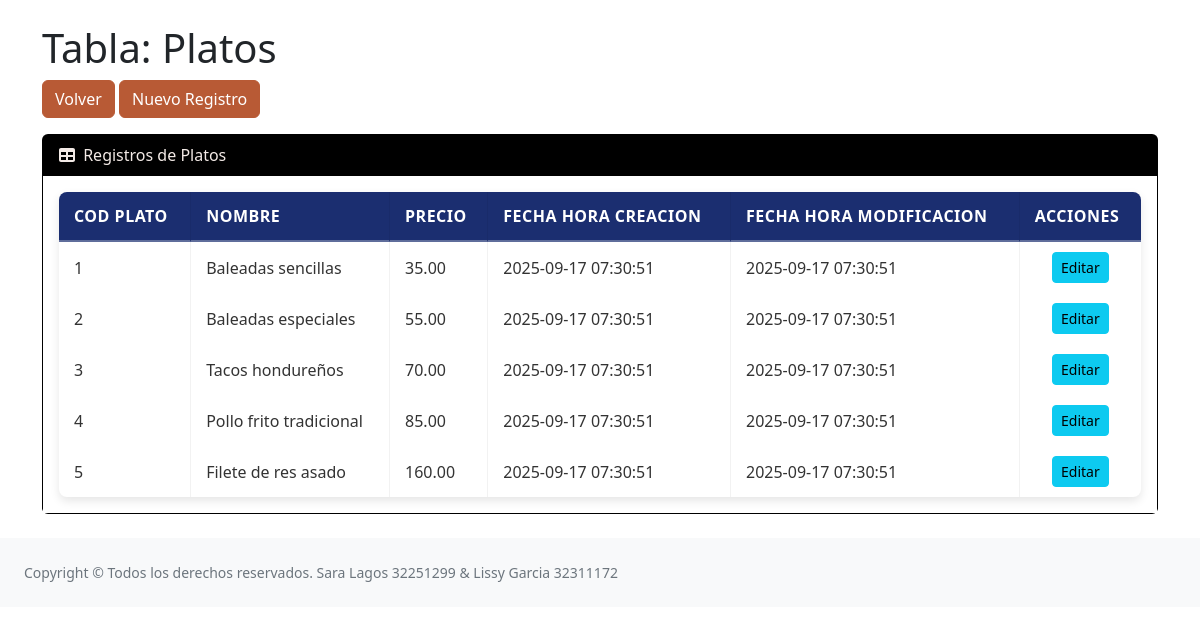
Before: /admin.php?tabla=platos with the older database file.
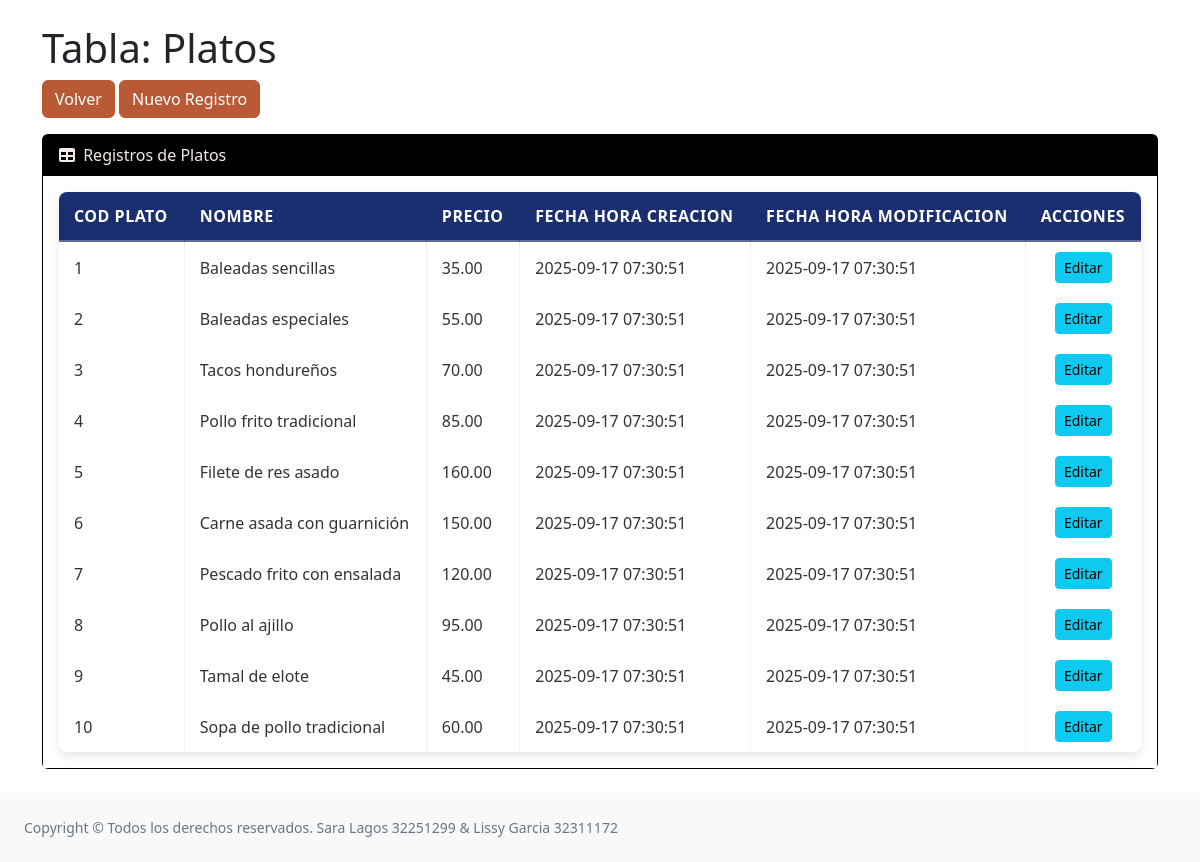
After: the same page with the newer database file.
### tables this page shows
CREATE TABLE platos (
    cod_plato INT PRIMARY KEY AUTO_INCREMENT,
    nombre VARCHAR(60) NOT NULL,
    precio DECIMAL(10,2) NOT NULL,
    fecha_hora_creacion DATETIME DEFAULT CURRENT_TIMESTAMP,
    fecha_hora_modificacion DATETIME DEFAULT CURRENT_TIMESTAMP ON UPDATE CURRENT_TIMESTAMP
);

### admin.php (the view, shortened to what this page needs)
<?php
$tabla = $_GET['tabla'] ?? '';
require './config/database.php';
$sql = "SELECT * FROM `$tabla`";
$resultado = mysqli_query($db, $sql);
?>
<!DOCTYPE html>
<html lang="en">
    <head>
        <link href="https://cdn.jsdelivr.net/npm/simple-datatables@7.1.2/dist/style.min.css" rel="stylesheet" />
        <link href="css/styles-admin.css" rel="stylesheet" />
    </head>
    <body class="sb-nav-fixed">
        <div class="container mt-4">
    <h1>Tabla: <?php echo ucwords(str_replace("_", " ", $tabla)); ?></h1>
    <a href="index.php" class="btn btn-primary mb-3">Volver</a>
    <a href="#addProductModal" class="btn btn-success mb-3" data-toggle="modal">Nuevo Registro</a>
    <div class="card mb-4">
        <div class="card-header">
            <i class="fas fa-table me-1"></i>
            Registros de <?php echo ucwords(str_replace("_", " ", $tabla)); ?>
        </div>
        <div class="card-body">
            <table id="datatablesSimple">
<thead>
    <tr>
        <?php
$primerFila = mysqli_fetch_assoc($resultado);
$columnas = [];
$clavePrimaria = '';
if ($primerFila) {
    $keys = array_keys($primerFila);
    $clavePrimaria = $keys[0];
    foreach ($keys as $col) {
        if ($col !== $clavePrimaria) {
            $columnas[] = $col;
        }
    }
}
echo "<thead><tr>";
echo "<th>" . ucfirst(str_replace("_", " ", $clavePrimaria)) . "</th>";
foreach ($columnas as $col) {
    echo "<th>" . ucfirst(str_replace("_", " ", $col)) . "</th>";
}
echo "<th>Acciones</th>";
echo "</tr></thead>";
        ?>
    </tr>
</thead>
<tbody>
<?php
if ($primerFila) {
    echo "<tr>";
    echo "<td data-name='{$clavePrimaria}'>" . htmlspecialchars($primerFila[$clavePrimaria]) . "</td>";
    foreach ($columnas as $col) {
        echo "<td data-name='{$col}'>" . htmlspecialchars($primerFila[$col]) . "</td>";
    }
    echo "<td>
        <a href='#editProductModal' class='edit btn btn-sm btn-info' data-prod-id='{$primerFila[$clavePrimaria]}'>Editar</a>
    </td>";
    echo "</tr>";
}
while ($fila = mysqli_fetch_assoc($resultado)) {
    echo "<tr>";
    echo "<td data-name='{$clavePrimaria}'>" . htmlspecialchars($fila[$clavePrimaria]) . "</td>";
    foreach ($columnas as $col) {
        echo "<td data-name='{$col}'>" . htmlspecialchars($fila[$col]) . "</td>";
    }
    echo "<td>
        <a href='#editProductModal' class='edit btn btn-sm btn-info' data-prod-id='{$fila[$clavePrimaria]}'>Editar</a>
    </td>";
    echo "</tr>";
}
?>
</tbody>
            </table>
        </div>
    </div>
</div>
                <footer class="py-4 bg-light mt-auto">
                    <div class="container-fluid px-4">
                        <div class="d-flex align-items-center justify-content-between small">
                            <div class="text-muted">Copyright &copy; Todos los derechos reservados. Sara Lagos 32251299 & Lissy Garcia 32311172</div>
                        </div>
                    </div>
                </footer>
    </body>
</html>

Changed rows visible on the page:
added platos: cod_plato "6", nombre "Carne asada con guarnición", precio "150.00", fecha_hora_creacion "2025-09-17 07:30:51", fecha_hora_modificacion "2025-09-17 07:30:51"
added platos: cod_plato "7", nombre "Pescado frito con ensalada", precio "120.00", fecha_hora_creacion "2025-09-17 07:30:51", fecha_hora_modificacion "2025-09-17 07:30:51"
added platos: cod_plato "8", nombre "Pollo al ajillo", precio "95.00", fecha_hora_creacion "2025-09-17 07:30:51", fecha_hora_modificacion "2025-09-17 07:30:51"
added platos: cod_plato "9", nombre "Tamal de elote", precio "45.00", fecha_hora_creacion "2025-09-17 07:30:51", fecha_hora_modificacion "2025-09-17 07:30:51"
added platos: cod_plato "10", nombre "Sopa de pollo tradicional", precio "60.00", fecha_hora_creacion "2025-09-17 07:30:51", fecha_hora_modificacion "2025-09-17 07:30:51"
